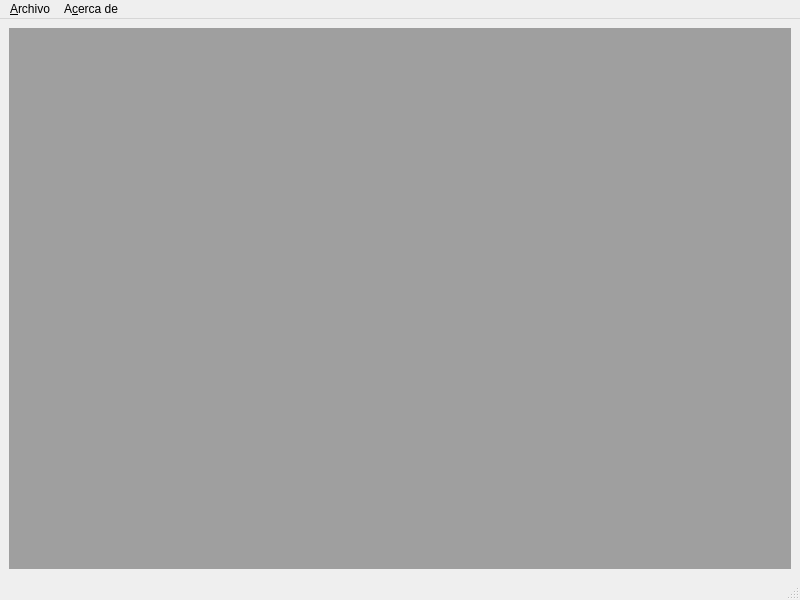
<?xml version="1.0" encoding="UTF-8"?>
<ui version="4.0">
 <class>Askme</class>
 <widget class="QMainWindow" name="Askme">
  <property name="geometry">
   <rect>
    <x>0</x>
    <y>0</y>
    <width>800</width>
    <height>600</height>
   </rect>
  </property>
  <property name="windowTitle">
   <string>Askme</string>
  </property>
  <widget class="QWidget" name="centralwidget">
   <layout class="QGridLayout" name="gridLayout">
    <item row="0" column="0">
     <widget class="QMdiArea" name="mdiArea"/>
    </item>
   </layout>
  </widget>
  <widget class="QStatusBar" name="statusbar"/>
  <widget class="QMenuBar" name="menubar">
   <property name="geometry">
    <rect>
     <x>0</x>
     <y>0</y>
     <width>800</width>
     <height>22</height>
    </rect>
   </property>
   <widget class="QMenu" name="menuArchivo">
    <property name="title">
     <string>&amp;Archivo</string>
    </property>
    <widget class="QMenu" name="menuApuntes">
     <property name="title">
      <string>&amp;Apuntes</string>
     </property>
     <addaction name="actionNuevo"/>
     <addaction name="actionLista"/>
    </widget>
    <widget class="QMenu" name="menuPreguntas">
     <property name="title">
      <string>&amp;Preguntas</string>
     </property>
     <addaction name="actionGenerar"/>
    </widget>
    <addaction name="separator"/>
    <addaction name="menuApuntes"/>
    <addaction name="menuPreguntas"/>
    <addaction name="separator"/>
    <addaction name="actionSalir"/>
   </widget>
   <widget class="QMenu" name="menuAcerca_de">
    <property name="title">
     <string>A&amp;cerca de</string>
    </property>
    <addaction name="actionCreditos"/>
   </widget>
   <addaction name="menuArchivo"/>
   <addaction name="menuAcerca_de"/>
  </widget>
  <action name="actionNuevo">
   <property name="text">
    <string>&amp;Nuevo</string>
   </property>
   <property name="toolTip">
    <string>Crear un nuevo apunte</string>
   </property>
   <property name="shortcut">
    <string>Ctrl+N</string>
   </property>
  </action>
  <action name="actionLista">
   <property name="text">
    <string>&amp;Lista</string>
   </property>
   <property name="toolTip">
    <string>Lista de apuntes</string>
   </property>
   <property name="shortcut">
    <string>Ctrl+L</string>
   </property>
  </action>
  <action name="actionGenerar">
   <property name="text">
    <string>&amp;Generar</string>
   </property>
   <property name="toolTip">
    <string>Generar nuevas preguntas</string>
   </property>
   <property name="shortcut">
    <string>Ctrl+G</string>
   </property>
  </action>
  <action name="actionSalir">
   <property name="text">
    <string>&amp;Salir</string>
   </property>
   <property name="shortcut">
    <string>Ctrl+Q</string>
   </property>
  </action>
  <action name="actionCreditos">
   <property name="text">
    <string>&amp;Creditos</string>
   </property>
   <property name="toolTip">
    <string>Autores de la aplicacion</string>
   </property>
  </action>
 </widget>
 <resources/>
 <connections/>
</ui>
